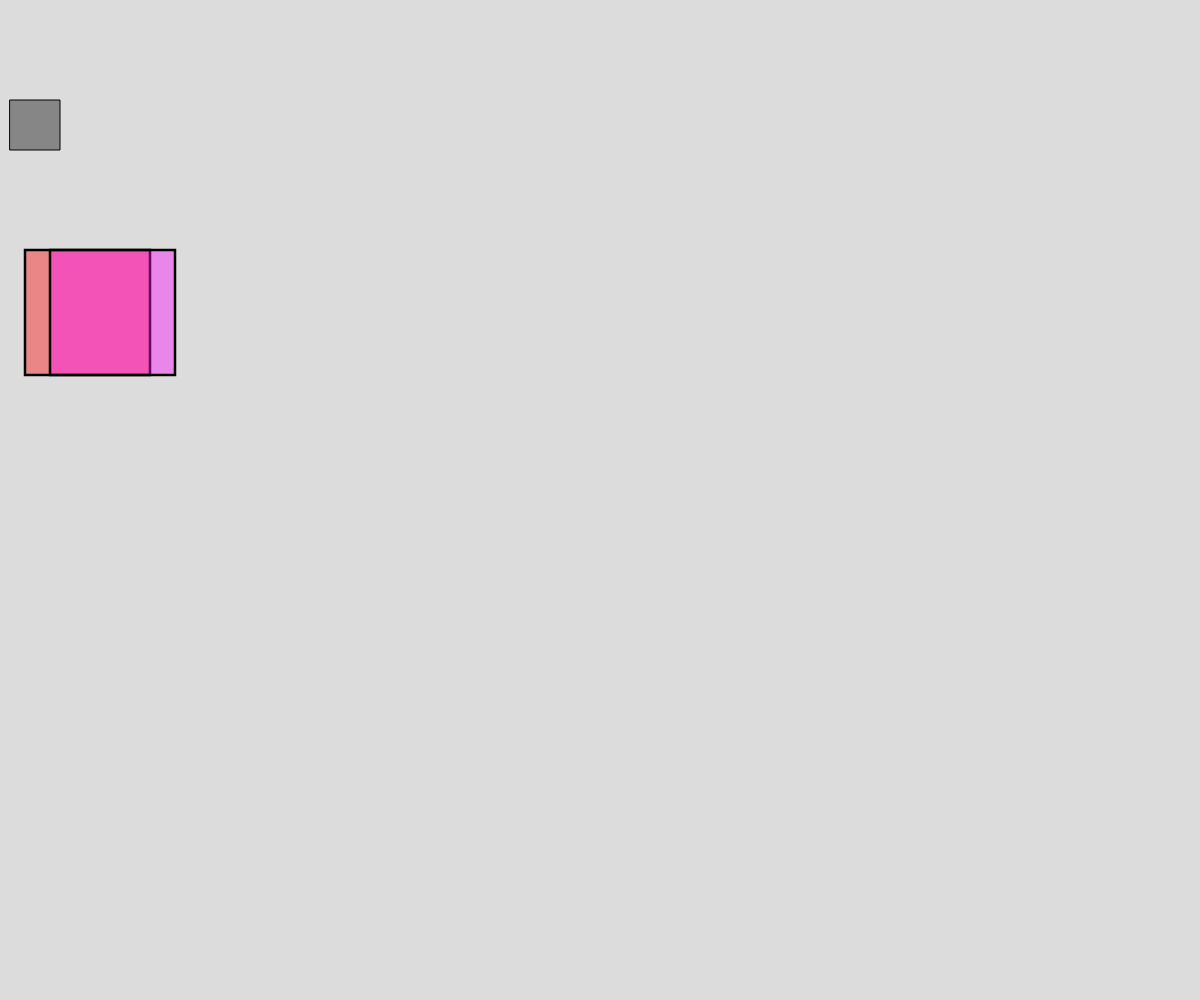
Frame 1 (no input)
Frame 60 (no input): identical to frame 1, image omitted
Frame 120 (the mouse pressed at the canvas centre since frame 60): identical to frame 1, image omitted

The p5.js sketch that drew this single still picture (run headless with seeded random() and noise() and a simulated clock; from frame 60 on, the mouse is pressed at the canvas centre):

// p5.js sketch
// ── sketch.js

function setup() {
    createCanvas(windowWidth, windowHeight);
  }
  
  
  function draw() {
    background(220)
    fill(0,100)
    rect(10,100,50)
    
    push()
    fill(255,0,0,100)
    scale(2.5)
    rect(10,100,50)
    pop()
    

    push()
    fill(255,0,255,100)
    scale(2.5)
    rect(20,100,50)
    pop()
  
  
  
  }
